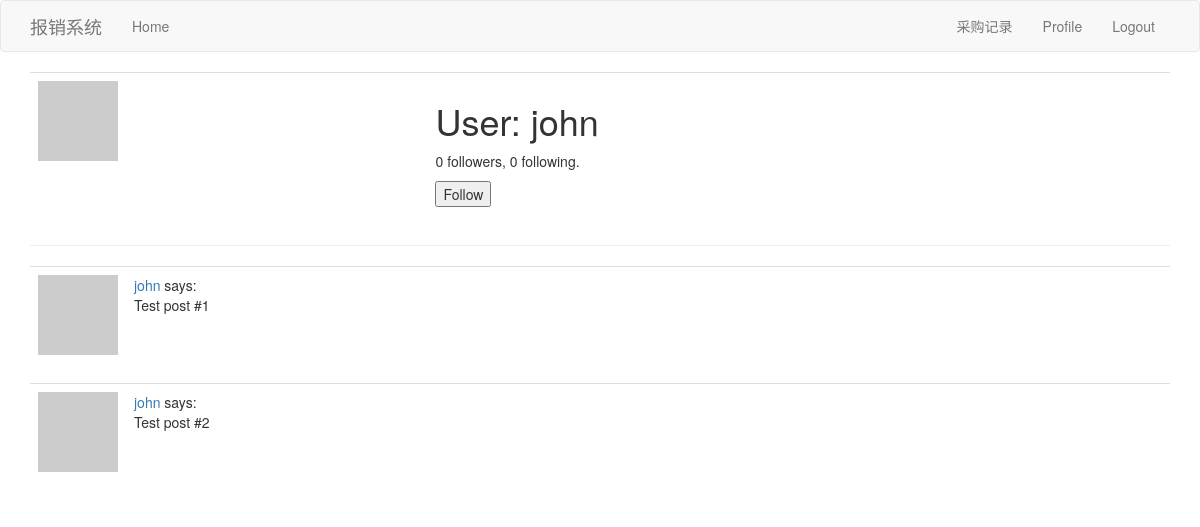
The app's page /home/user/john (signed in) with its own data.
### app/models.py (models this page shows, shortened)
class User(UserMixin,db.Model):
    id = db.Column(db.Integer, primary_key=True)
    username = db.Column(db.String(64), index=True, unique=True)
    email = db.Column(db.String(120), index=True, unique=True)
    password_hash = db.Column(db.String(128))
    about_me = db.Column(db.String(140))
    last_seen = db.Column(db.DateTime, default=datetime.utcnow)
    followed = db.relationship(
        'User', secondary=followers,
        primaryjoin=(followers.c.follower_id == id),
        secondaryjoin=(followers.c.followed_id == id),
        backref=db.backref('followers', lazy='dynamic'), lazy='dynamic')
    posts = db.relationship('Post', backref='author', lazy='dynamic')
    def avatar(self, size):
        digest = md5(self.email.lower().encode('utf-8')).hexdigest()
        return 'https://www.gravatar.com/avatar/{}?d=identicon&s={}'.format(
            digest, size)
    def is_following(self, user):
        return self.followed.filter(
            followers.c.followed_id == user.id).count() > 0

### app/home/routes.py (the view)
@bp.route('/user/<username>')
@login_required
def user(username):
    user = User.query.filter_by(username=username).first_or_404()
    posts = [
        {'author': user, 'body': 'Test post #1'},
        {'author': user, 'body': 'Test post #2'}
    ]
    form = EmptyForm()
    return render_template('/home/user.html', user=user, posts=posts, form=form)

### app/home/forms.py
class EmptyForm(FlaskForm):
    submit = SubmitField('Submit')

### app/home/routes.py (called while the page is built)
@bp.before_request
def before_request():
    if current_user.is_authenticated:
        current_user.last_seen = datetime.utcnow()
        db.session.commit()

### app/models.py (called while the page is built)
@login.user_loader
def load_user(id):
    return User.query.get(int(id))

### app/templates/home/user.html (shortened to what this page needs)
{% extends "base.html" %}
{% block app_content  %}
    <table class="table table-hover">
        <tr valign="top">
            <td><img src="{{ user.avatar(128) }}"></td>
            <td>
                <h1>User: {{ user.username }}</h1>
                <p>{{ user.followers.count() }} followers, {{ user.followed.count() }} following.</p>
                {% if user == current_user %}
                <p><a href="{{ url_for('home.edit_profile') }}">Edit your profile</a></p>
                {% elif not current_user.is_following(user) %}
                <p>
                    <form action="{{ url_for('follow', username=user.username) }}" method="post">
                        {{ form.submit(value='Follow') }}
                    </form>
                </p>
                {% endif %}
            </td>
        </tr>
    </table>
    <hr>
    {% for post in posts %}
        {% include '_post.html' %}
    {% endfor %}
{% endblock %}

### app/templates/_post.html
<table class="table table-hover">
        <tr>
            <td width="70px">
                <a href="{{ url_for('home.user', username=post.author.username) }}">
                    <img src="{{ post.author.avatar(70) }}" />
                </a>
            </td>
            <td>
                <a href="{{ url_for('home.user', username=post.author.username) }}">
                    {{ post.author.username }}
                </a>
                says:
                <br>
                {{ post.body }}
            </td>
    </tr>
</table>

### records on screen
User: username "john", author.username "john" "john"

### other values on screen
{{ user.followers.count() }} "0"
{{ user.followed.count() }} "0"
{{ post.body }} "Test post #1" "Test post #2"
